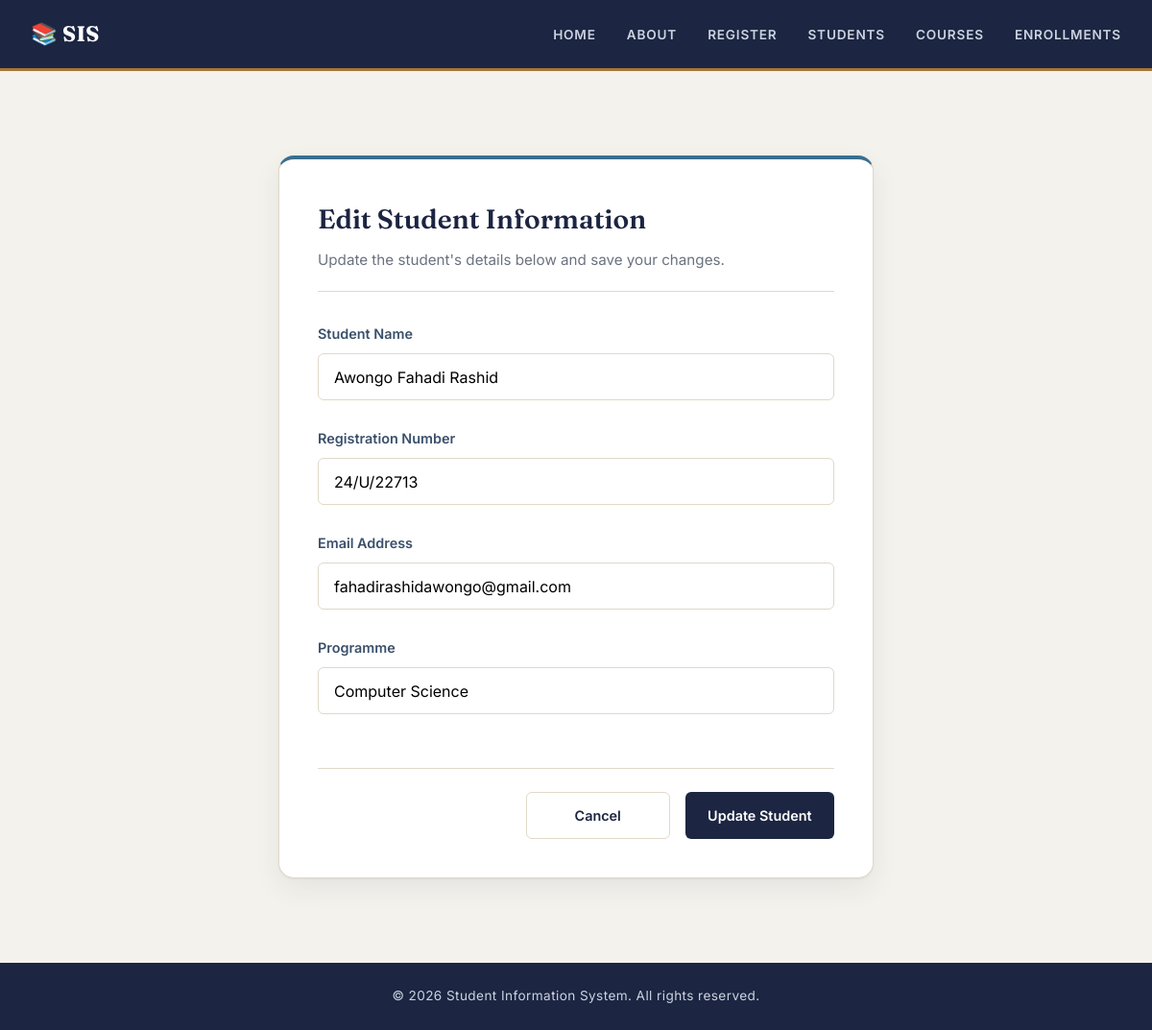
Screenshot of /student/edit/1 with the database file from the repository.
### models.py (models this page shows, shortened)
class Student(db.Model):
    __tablename__ = 'students'
    id = db.Column(db.Integer, primary_key=True)
    student_name = db.Column(db.String(100), nullable=False)
    registration_number = db.Column(db.String(50), unique=True, nullable=False)
    email = db.Column(db.String(100), unique=True, nullable=False)
    programme = db.Column(db.String(100), nullable=False)
    registration_date = db.Column(db.DateTime, default=datetime.utcnow)
    is_active = db.Column(db.Boolean, default=True)

### app.py (the view, shortened to what this page needs)
@app.route('/student/edit/<int:student_id>', methods=['GET', 'POST'])
def edit_student(student_id):
    student = Student.query.get_or_404(student_id)
    return render_template(
        'edit_student.html',
        student=student
    )

### templates/edit_student.html (shortened to what this page needs)
{% extends "base.html" %}
{% block styles %}
<link rel="stylesheet" href="{{ url_for('static', filename='edit_student.css') }}">
{% endblock %}
{% block content %}
<section class="edit-student-page">
    <div class="edit-student-card">
        <div class="card-header">
            <h2>Edit Student Information</h2>
            <p>Update the student's details below and save your changes.</p>
        </div>
        <form method="POST" action="{{ url_for('edit_student', student_id=student.id) }}">
            <div class="form-body">
                <div class="form-group">
                    <label for="student_name">Student Name</label>
                    <input
                        type="text"
                        id="student_name"
                        name="student_name"
                        value="{{ student.student_name }}"
                        required>
                </div>
                <div class="form-group">
                    <label for="registration_number">Registration Number</label>
                    <input
                        type="text"
                        id="registration_number"
                        name="registration_number"
                        value="{{ student.registration_number }}"
                        required>
                </div>
                <div class="form-group">
                    <label for="email">Email Address</label>
                    <input
                        type="email"
                        id="email"
                        name="email"
                        value="{{ student.email }}"
                        required>
                </div>
                <div class="form-group">
                    <label for="programme">Programme</label>
                    <input
                        type="text"
                        id="programme"
                        name="programme"
                        value="{{ student.programme }}"
                        required>
                </div>
            </div>
            <div class="form-actions">
                <a href="{{ url_for('students_list') }}" class="btn btn-secondary">
                    Cancel
                </a>
                <button type="submit" class="btn btn-primary">
                    Update Student
                </button>
            </div>
        </form>
    </div>
</section>
{% endblock %}

### static/style.css (style rules this page uses)
:root { --color-ink: #1c2541; --color-ink-soft: #3a506b; --color-paper: #f4f2ec; --color-surface: #ffffff; --color-line: #dfd9c9; --color-accent: #a6763a; --color-accent-soft: #eadfc9; --color-success: #3f7a5d; --color-success-bg: #e4efe8; --color-danger: #b4483c; --color-danger-bg: #f7e7e4; --color-info: #3a6f8f; --color-info-bg: #e5eef2; --color-muted: #6b7280; --font-display: 'Fraunces', Georgia, serif; --font-body: 'Inter', -apple-system, BlinkMacSystemFont, sans-serif; --font-mono: 'IBM Plex Mono', 'Courier New', monospace; --radius-sm: 6px; --radius-md: 10px; --radius-lg: 16px; --shadow-card: 0 1px 2px rgba(28,37,65,.05), 0 10px 28px rgba(28,37,65,.07); }
* { margin: 0; padding: 0; box-sizing: border-box; }
body { font-family: var(--font-body); background: var(--color-paper); color: var(--color-ink); line-height: 1.6; min-height: 100vh; display: flex; flex-direction: column; }
h1, h2, h3, h4 { font-family: var(--font-display); color: var(--color-ink); font-weight: 600; }
a { color: inherit; }
.btn { display: inline-flex; justify-content: center; align-items: center; gap: .4rem; padding: .75rem 1.4rem; border: 1px solid transparent; border-radius: var(--radius-sm); text-decoration: none; cursor: pointer; font-family: var(--font-body); font-weight: 600; font-size: .9rem; transition: transform .15s ease, background .15s ease, border-color .15s ease; }
.btn-primary { background: var(--color-ink); color: #fff; }
.btn-secondary { background: transparent; color: var(--color-ink); border-color: var(--color-line); }
input, select, textarea { font-family: inherit; }

### static/edit_student.css (style rules this page uses)
.edit-student-page { display: flex; justify-content: center; align-items: center; padding: 3rem 1rem; min-height: calc(100vh - 180px); }
.edit-student-card { width: 100%; max-width: 620px; background: var(--color-surface); border-radius: var(--radius-lg); padding: 2.5rem; box-shadow: var(--shadow-card); border: 1px solid var(--color-line); border-top: 4px solid var(--color-info); }
.card-header { margin-bottom: 2rem; border-bottom: 1px solid var(--color-line); padding-bottom: 1.25rem; }
.card-header h2 { font-size: 1.75rem; margin-bottom: .5rem; }
.card-header p { margin: 0; color: var(--color-muted); line-height: 1.6; font-size: .95rem; }
.form-body { display: flex; flex-direction: column; gap: .25rem; }
.form-group { margin-bottom: 1.5rem; }
.form-group label { display: block; font-weight: 600; color: var(--color-ink-soft); margin-bottom: .55rem; font-size: .9rem; }
.form-group input { width: 100%; padding: .85rem 1rem; font-size: 1rem; border: 1px solid var(--color-line); border-radius: var(--radius-sm); background: var(--color-surface); transition: all .2s ease; }
.form-actions { display: flex; justify-content: flex-end; gap: 1rem; margin-top: 2rem; padding-top: 1.5rem; border-top: 1px solid var(--color-line); }
.form-actions .btn { min-width: 150px; }

### rows the page displays
Student: student_name "Awongo Fahadi Rashid", registration_number "24/U/22713", email "fahadirashidawongo@gmail.com", programme "Computer Science"
